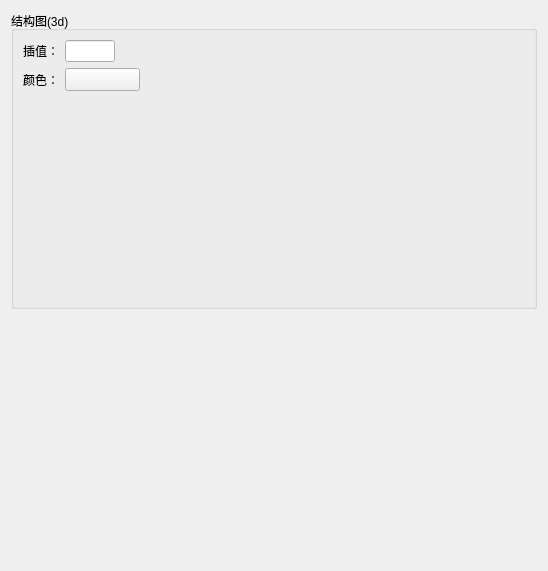
<?xml version="1.0" encoding="UTF-8"?>
<ui version="4.0">
 <class>Struct3dConfigWidget</class>
 <widget class="QWidget" name="Struct3dConfigWidget">
  <property name="geometry">
   <rect>
    <x>0</x>
    <y>0</y>
    <width>548</width>
    <height>571</height>
   </rect>
  </property>
  <property name="windowTitle">
   <string>Form</string>
  </property>
  <layout class="QGridLayout" name="gridLayout_2">
   <item row="0" column="0">
    <widget class="QGroupBox" name="groupBox">
     <property name="title">
      <string>结构图(3d)</string>
     </property>
     <layout class="QGridLayout" name="gridLayout">
      <item row="1" column="0">
       <layout class="QHBoxLayout" name="horizontalLayout_3">
        <item>
         <widget class="QLabel" name="label_3">
          <property name="text">
           <string>插值：</string>
          </property>
         </widget>
        </item>
        <item>
         <widget class="QLineEdit" name="rotationEdit">
          <property name="minimumSize">
           <size>
            <width>50</width>
            <height>0</height>
           </size>
          </property>
          <property name="maximumSize">
           <size>
            <width>50</width>
            <height>16777215</height>
           </size>
          </property>
         </widget>
        </item>
        <item>
         <spacer name="horizontalSpacer_3">
          <property name="orientation">
           <enum>Qt::Horizontal</enum>
          </property>
          <property name="sizeHint" stdset="0">
           <size>
            <width>40</width>
            <height>20</height>
           </size>
          </property>
         </spacer>
        </item>
       </layout>
      </item>
      <item row="2" column="0">
       <layout class="QHBoxLayout" name="horizontalLayout">
        <item>
         <widget class="QLabel" name="label">
          <property name="text">
           <string>颜色：</string>
          </property>
         </widget>
        </item>
        <item>
         <widget class="QPushButton" name="btnColor">
          <property name="minimumSize">
           <size>
            <width>75</width>
            <height>23</height>
           </size>
          </property>
          <property name="maximumSize">
           <size>
            <width>75</width>
            <height>23</height>
           </size>
          </property>
          <property name="text">
           <string/>
          </property>
         </widget>
        </item>
        <item>
         <spacer name="horizontalSpacer">
          <property name="orientation">
           <enum>Qt::Horizontal</enum>
          </property>
          <property name="sizeHint" stdset="0">
           <size>
            <width>40</width>
            <height>20</height>
           </size>
          </property>
         </spacer>
        </item>
       </layout>
      </item>
      <item row="3" column="0">
       <widget class="QWidget" name="topWidget" native="true">
        <property name="minimumSize">
         <size>
          <width>0</width>
          <height>200</height>
         </size>
        </property>
        <property name="maximumSize">
         <size>
          <width>16777215</width>
          <height>200</height>
         </size>
        </property>
       </widget>
      </item>
     </layout>
    </widget>
   </item>
   <item row="1" column="0">
    <spacer name="verticalSpacer">
     <property name="orientation">
      <enum>Qt::Vertical</enum>
     </property>
     <property name="sizeHint" stdset="0">
      <size>
       <width>20</width>
       <height>253</height>
      </size>
     </property>
    </spacer>
   </item>
  </layout>
 </widget>
 <resources/>
 <connections/>
</ui>
